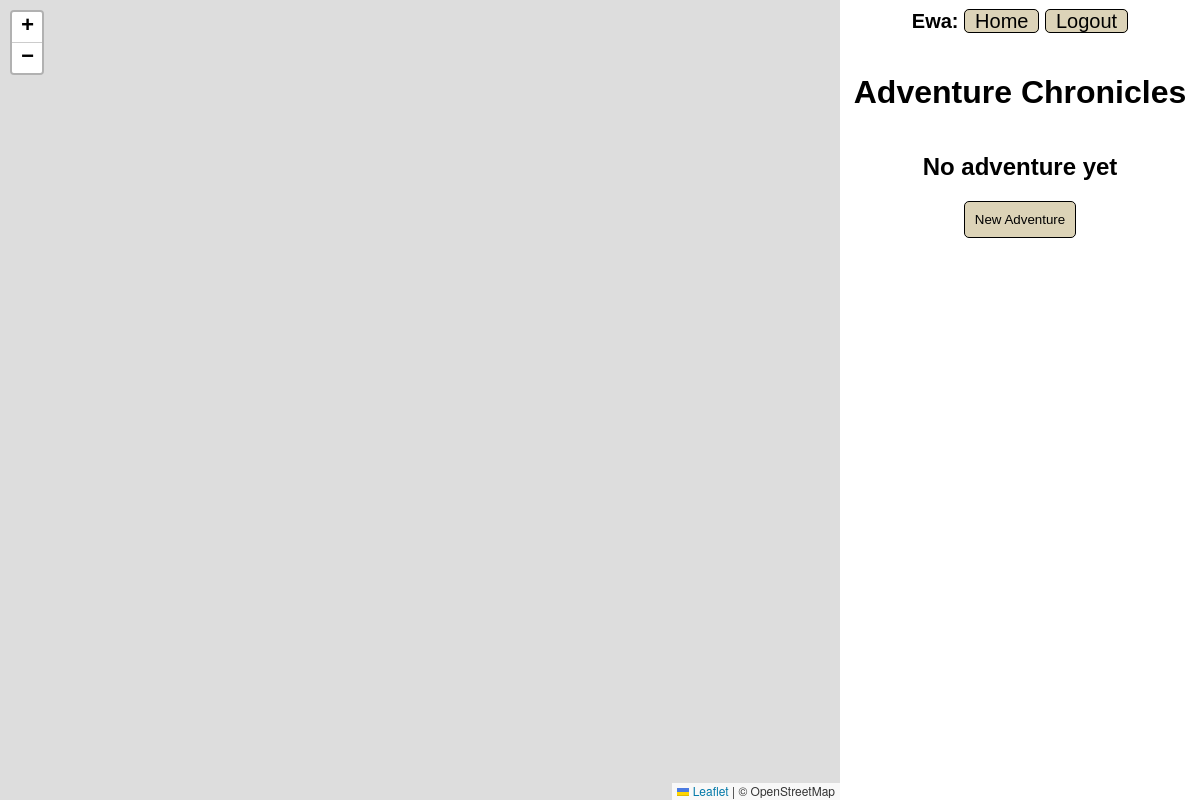
Before: / (signed in) with the older database file.
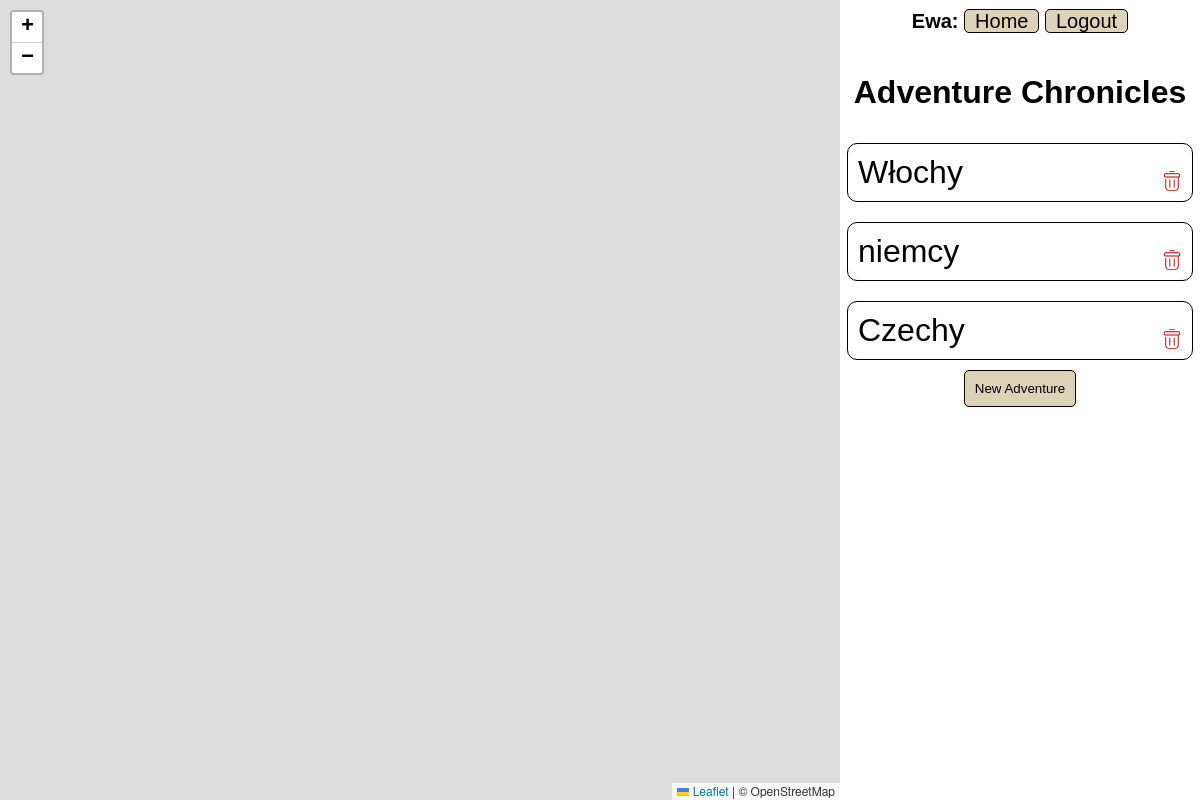
After: the same page with the newer database file.
### adventure/models.py (models this page shows)
class Adventure(models.Model):
    title = models.CharField(max_length=128)
    author = models.ForeignKey(User, on_delete=models.CASCADE)
    is_public = models.BooleanField(default=False)

### adventure/views.py (the view, shortened to what this page needs)
# urls.py: path('', views.index, name='index'),
def index(request):
    adventures = Adventure.objects.filter(author = request.user.id)
    return render(request, 'adventure/index.html', {
        'adventures': adventures,
        'form': NewAdventureForm(),
    })

### adventure/templates/adventure/index.html (shortened to what this page needs)
{% extends "adventure/layout.html" %}
{% load static %}
{% block body %}
    <h1>Adventure Chronicles</h1>
    {% if user.is_authenticated %}
        {% for adv in adventures %}
            <div data-id='{{adv.id}}' class="adventure-item">
                <span>{{adv.title}}</span>
                <img src="{% static 'adventure/img/delete.svg' %}" alt="trash icon for delete adventure">
            </div>
        {% empty %}
            <h2>No adventure yet</h2>
        {% endfor %}
    <div>
        <button class="add" id="newAdventureButton">New Adventure</button>
    </div>
    {% else %}
        <div>
            <span>To create your own adventures please</span>
            <a href="{% url 'register' %}">Register</a>
        </div>
    {% endif %}
{% endblock %}

Changed rows visible on the page:
added Adventure: title "Włochy"
added Adventure: title "niemcy"
added Adventure: title "Czechy"
Other visible differences:
text no longer shown: "No adventure yet"
